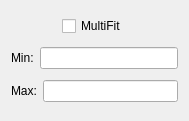
<?xml version="1.0" encoding="UTF-8"?>
<ui version="4.0">
 <class>SpecFitsettingsRangeWidgetClass</class>
 <widget class="QWidget" name="SpecFitsettingsRangeWidgetClass">
  <property name="geometry">
   <rect>
    <x>0</x>
    <y>0</y>
    <width>189</width>
    <height>121</height>
   </rect>
  </property>
  <property name="windowTitle">
   <string>SpecFitsettingsRangeWidget</string>
  </property>
  <layout class="QVBoxLayout" name="verticalLayout">
   <item>
    <layout class="QHBoxLayout" name="horizontalLayout_3">
     <item>
      <spacer name="horizontalSpacer">
       <property name="orientation">
        <enum>Qt::Horizontal</enum>
       </property>
       <property name="sizeHint" stdset="0">
        <size>
         <width>18</width>
         <height>20</height>
        </size>
       </property>
      </spacer>
     </item>
     <item>
      <widget class="QCheckBox" name="multiFitCheckBox">
       <property name="text">
        <string>MultiFit</string>
       </property>
      </widget>
     </item>
     <item>
      <spacer name="horizontalSpacer_2">
       <property name="orientation">
        <enum>Qt::Horizontal</enum>
       </property>
       <property name="sizeHint" stdset="0">
        <size>
         <width>40</width>
         <height>20</height>
        </size>
       </property>
      </spacer>
     </item>
    </layout>
   </item>
   <item>
    <layout class="QHBoxLayout" name="horizontalLayout_2">
     <item>
      <widget class="QLabel" name="minLabel">
       <property name="text">
        <string>&lt;font color='black'&gt;Min:&lt;/font&gt;</string>
       </property>
      </widget>
     </item>
     <item>
      <widget class="QLineEdit" name="minLineEdit"/>
     </item>
    </layout>
   </item>
   <item>
    <layout class="QHBoxLayout" name="horizontalLayout">
     <item>
      <widget class="QLabel" name="maxLabel">
       <property name="text">
        <string>&lt;font color='black'&gt;Max:&lt;/font&gt;</string>
       </property>
      </widget>
     </item>
     <item>
      <widget class="QLineEdit" name="maxLineEdit"/>
     </item>
    </layout>
   </item>
  </layout>
 </widget>
 <layoutdefault spacing="6" margin="11"/>
 <resources/>
 <connections/>
</ui>
